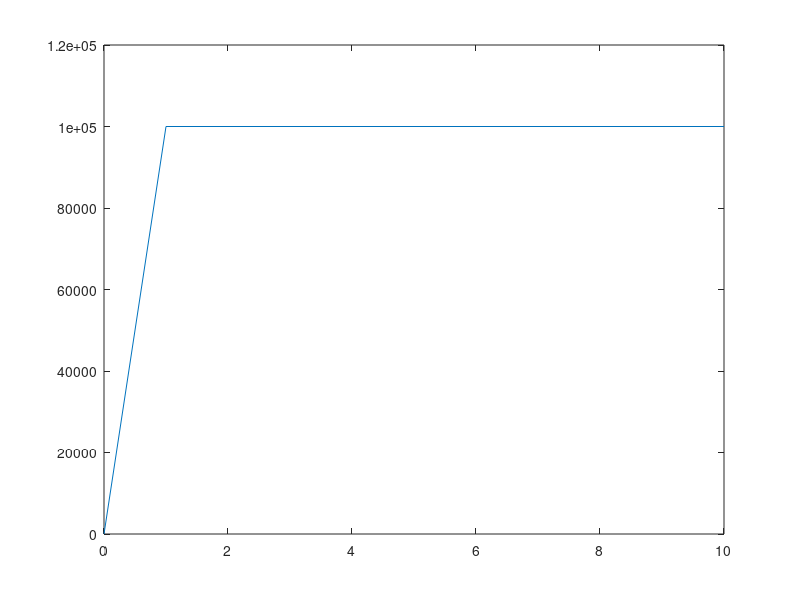

MATLAB code to generate this figure:
clear;
n_max=10; %numbers of ciculation
%initialization of the strain variables
epsilon=zeros(n_max,1);
epsilon_p=zeros(n_max,1);
delta_eps=1; 
%initialization of the stress variables
sigma=zeros(n_max,1);
sigma_trial=zeros(n_max,1);
sigma_y=1.0e5; 
f_trial=zeros(n_max+1,1);
E=1.0e6;% Young's modulus
for n=1:n_max
    epsilon(n+1)=epsilon(n)+delta_eps;
    sigma_trial(n+1)=E*(epsilon(n+1)-epsilon_p(n));
    f_trial(n+1)=abs(sigma_trial(n+1))-sigma_y;
    if f_trial(n+1)<=0
        sigma(n+1)=sigma_trial(n+1);
    else
        delta_gamma=f_trial(n+1)/E;
        sigma(n+1)=(1-delta_gamma*E/abs(sigma_trial(n+1)))*sigma_trial(n+1);
        epsilon_p(n+1)=epsilon_p(n)+delta_gamma*sigma_trial(n+1)/abs(sigma_trial(n+1));
    end        
end
plot(epsilon,sigma)